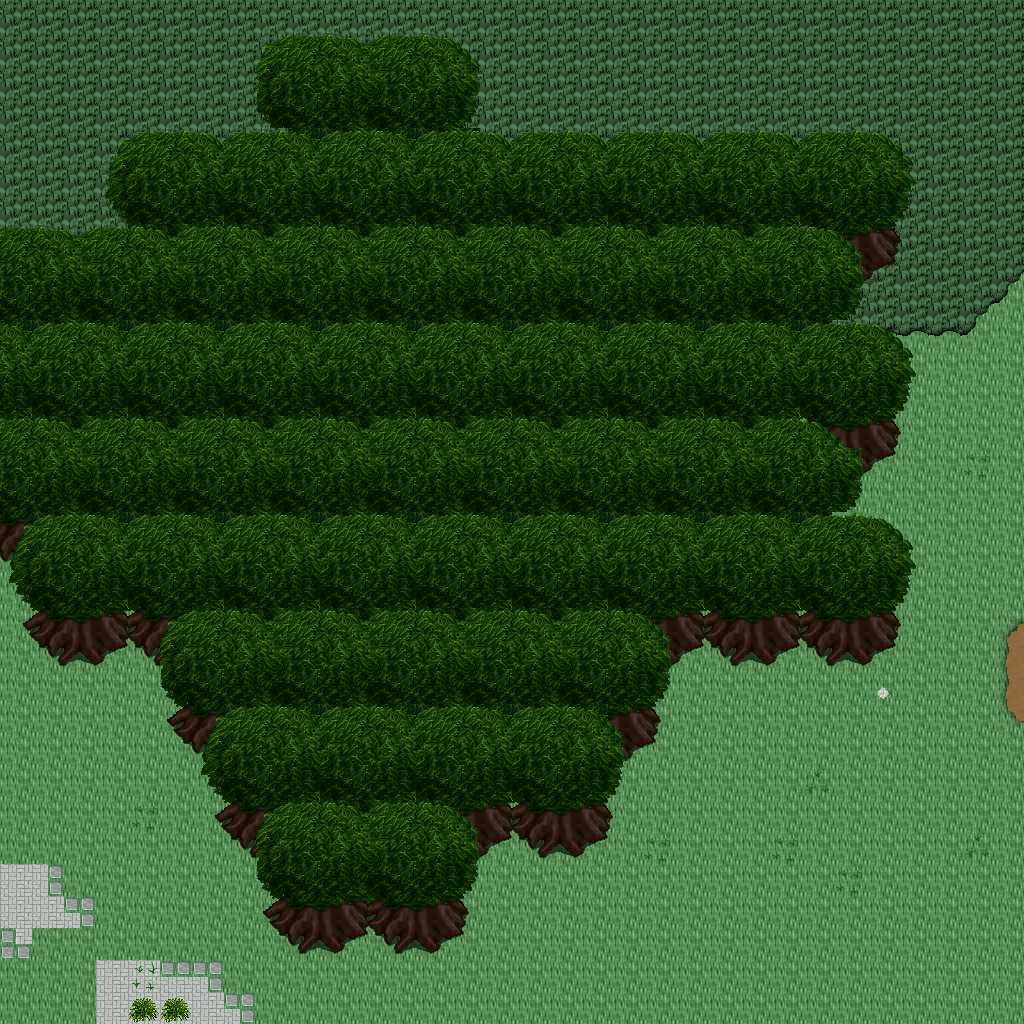

The image is a tile-based game level rendered from a .tmx file. Its description and source (layers, tilesets, objects; grid data summarised) follow:
An orthogonal 32x32 tile map with 32x32 px tiles, 5 tile layers (Ground, Objects, Objects2, Above, ...), 1 hidden layer not drawn, 23 tilesets.

<map version="1.10" tiledversion="1.11.0" orientation="orthogonal" renderorder="right-down" width="32" height="32" tilewidth="32" tileheight="32" infinite="0" nextlayerid="11" nextobjectid="1">
 <tileset firstgid="1" name="ground_ground" tilewidth="32" tileheight="32" tilecount="33" columns="3">
  <image source="../drawable/ground_ground.png" width="96" height="352" />
 </tileset>
 <tileset firstgid="34" name="ground_rock_pebbles" tilewidth="32" tileheight="32" tilecount="3" columns="1">
  <image source="../drawable/ground_rock_pebbles.png" width="32" height="96" />
 </tileset>
 <tileset firstgid="37" name="ground_grass_edges" tilewidth="32" tileheight="32" tilecount="36" columns="12">
  <image source="../drawable/ground_grass_edges.png" width="384" height="96" />
 </tileset>
 <tileset firstgid="73" name="ground_grass_corners" tilewidth="32" tileheight="32" tilecount="24" columns="6">
  <image source="../drawable/ground_grass_corners.png" width="192" height="128" />
 </tileset>
 <tileset firstgid="97" name="plant_tree_tree_darkgreen" tilewidth="32" tileheight="32" tilecount="88" columns="8">
  <image source="../drawable/plant_tree_tree_darkgreen.png" width="256" height="352" />
 </tileset>
 <tileset firstgid="185" name="plant_grasses" tilewidth="32" tileheight="32" tilecount="6" columns="3">
  <image source="../drawable/plant_grasses.png" width="96" height="64" />
 </tileset>
 <tileset firstgid="191" name="plant_bush_bushes" tilewidth="32" tileheight="32" tilecount="10" columns="5">
  <image source="../drawable/plant_bush_bushes.png" width="160" height="64" />
 </tileset>
 <tileset firstgid="201" name="plant_tree_tree_green" tilewidth="32" tileheight="32" tilecount="88" columns="8">
  <image source="../drawable/plant_tree_tree_green.png" width="256" height="352" />
 </tileset>
 <tileset firstgid="289" name="plant_flower_daisy_white" tilewidth="32" tileheight="32" tilecount="8" columns="2">
  <image source="../drawable/plant_flower_daisy_white.png" width="64" height="128" />
 </tileset>
 <tileset firstgid="297" name="object_well" tilewidth="32" tileheight="32" tilecount="4" columns="2">
  <image source="../drawable/object_well.png" width="64" height="64" />
 </tileset>
 <tileset firstgid="301" name="item_corpse_huge_animal" tilewidth="32" tileheight="32" tilecount="16" columns="2">
  <image source="../drawable/item_corpse_huge_animal.png" width="64" height="256" />
 </tileset>
 <tileset firstgid="317" name="item_corpse_skull_pale" tilewidth="32" tileheight="32" tilecount="2" columns="2">
  <image source="../drawable/item_corpse_skull_pale.png" width="64" height="32" />
 </tileset>
 <tileset firstgid="319" name="item_statue_grey_stone" tilewidth="32" tileheight="32" tilecount="4" columns="2">
  <image source="../drawable/item_statue_grey_stone.png" width="64" height="64" />
 </tileset>
 <tileset firstgid="323" name="logic_creature_animal" tilewidth="32" tileheight="32" tilecount="32" columns="8">
  <image source="../drawable/logic_creature_animal.png" width="256" height="128" />
 </tileset>
 <tileset firstgid="355" name="logic_item_resources" tilewidth="32" tileheight="32" tilecount="6" columns="6">
  <image source="../drawable/logic_item_resources.png" width="192" height="32" />
 </tileset>
 <tileset firstgid="361" name="logic_creature_rodent" tilewidth="32" tileheight="32" tilecount="8" columns="8">
  <image source="../drawable/logic_creature_rodent.png" width="256" height="32" />
 </tileset>
 <tileset firstgid="369" name="logic_item_sheepfood" tilewidth="32" tileheight="32" tilecount="1" columns="1">
  <image source="../drawable/logic_item_sheepfood.png" width="32" height="32" />
 </tileset>
 <tileset firstgid="370" name="logic_item_sign" tilewidth="32" tileheight="32" tilecount="1" columns="1">
  <image source="../drawable/logic_item_sign.png" width="32" height="32" />
 </tileset>
 <tileset firstgid="371" name="logic_item_mushroom" tilewidth="32" tileheight="32" tilecount="6" columns="6">
  <image source="../drawable/logic_item_mushroom.png" width="192" height="32" />
 </tileset>
 <tileset firstgid="377" name="logic_collision" tilewidth="32" tileheight="32" tilecount="1" columns="1">
  <image source="../drawable/logic_collision.png" width="32" height="32" />
 </tileset>
 <tileset firstgid="378" name="logic_protection" tilewidth="32" tileheight="32" tilecount="2" columns="2">
  <image source="../drawable/logic_protection.png" width="64" height="32" />
 </tileset>
 <tileset firstgid="380" name="ground_grass_2" tilewidth="32" tileheight="32" tilecount="21" columns="3">
  <image source="../drawable/ground_grass_2.png" width="96" height="224" />
 </tileset>
 <tileset firstgid="401" name="ground_green_paving" tilewidth="32" tileheight="32" tilecount="18" columns="3">
  <image source="../drawable/ground_green_paving.png" width="96" height="192" />
 </tileset>
 <layer id="1" name="Ground" width="32" height="32">
  <data>[1024 cells, 1024 non-empty, 3 distinct tile ids]</data>
 </layer>
 <layer id="2" name="Objects" width="32" height="32">
  <data>[1024 cells, 37 non-empty, 12 distinct tile ids]</data>
 </layer>
 <layer id="3" name="Objects2" width="32" height="32">
  <data>[1024 cells, 86 non-empty, 23 distinct tile ids]</data>
 </layer>
 <layer id="4" name="Above" width="32" height="32">
  <data>[1024 cells, 547 non-empty, 41 distinct tile ids]</data>
 </layer>
 <layer id="5" name="Above2" width="32" height="32">
  <data>[1024 cells, 4 non-empty, 4 distinct tile ids]</data>
 </layer>
 <layer id="6" name="Walkable" width="32" height="32" visible="0">
  <data>[1024 cells, 534 non-empty, 1 distinct tile ids]</data>
 </layer>
 <objectgroup id="7" name="Mapevents" />
 <objectgroup id="8" name="Spawn" />
 <objectgroup id="9" name="Keys" />
 <objectgroup id="10" name="Replace" />
</map>
